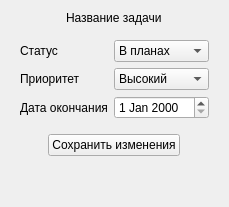
                       <widget class="QWidget" name="tab_edit_task">
                        <attribute name="title">
                         <string>Редактирование</string>
                        </attribute>
                        <layout class="QVBoxLayout" name="verticalLayout_21">
                         <item alignment="Qt::AlignHCenter|Qt::AlignTop">
                          <widget class="QLabel" name="task_name_edit">
                           <property name="text">
                            <string>Название задачи</string>
                           </property>
                          </widget>
                         </item>
                         <item alignment="Qt::AlignTop">
                          <widget class="QWidget" name="widget_4" native="true">
                           <layout class="QGridLayout" name="gridLayout_4">
                            <item row="0" column="0">
                             <widget class="QLabel" name="lb_task_status_ed">
                              <property name="text">
                               <string>Статус</string>
                              </property>
                             </widget>
                            </item>
                            <item row="1" column="0">
                             <widget class="QLabel" name="lbl_task_priority_ed">
                              <property name="text">
                               <string>Приоритет</string>
                              </property>
                             </widget>
                            </item>
                            <item row="2" column="0">
                             <widget class="QLabel" name="lbl_task_end_time_ed">
                              <property name="text">
                               <string>Дата окончания</string>
                              </property>
                             </widget>
                            </item>
                            <item row="2" column="1">
                             <widget class="QDateEdit" name="task_end_date_edit"/>
                            </item>
                            <item row="0" column="1">
                             <widget class="QComboBox" name="task_status_edit">
                              <item>
                               <property name="text">
                                <string>В планах</string>
                               </property>
                              </item>
                              <item>
                               <property name="text">
                                <string>В процессе</string>
                               </property>
                              </item>
                              <item>
                               <property name="text">
                                <string>Завершено</string>
                               </property>
                              </item>
                             </widget>
                            </item>
                            <item row="1" column="1">
                             <widget class="QComboBox" name="task_priority_edit">
                              <item>
                               <property name="text">
                                <string>Высокий</string>
                               </property>
                              </item>
                              <item>
                               <property name="text">
                                <string>Средний</string>
                               </property>
                              </item>
                              <item>
                               <property name="text">
                                <string>Низкий</string>
                               </property>
                              </item>
                             </widget>
                            </item>
                           </layout>
                          </widget>
                         </item>
                         <item alignment="Qt::AlignHCenter">
                          <widget class="QPushButton" name="save_task_edit_btn">
                           <property name="text">
                            <string>Сохранить изменения</string>
                           </property>
                          </widget>
                         </item>
                         <item>
                          <spacer name="verticalSpacer_9">
                           <property name="orientation">
                            <enum>Qt::Vertical</enum>
                           </property>
                           <property name="sizeHint" stdset="0">
                            <size>
                             <width>20</width>
                             <height>40</height>
                            </size>
                           </property>
                          </spacer>
                         </item>
                        </layout>
                       </widget>
